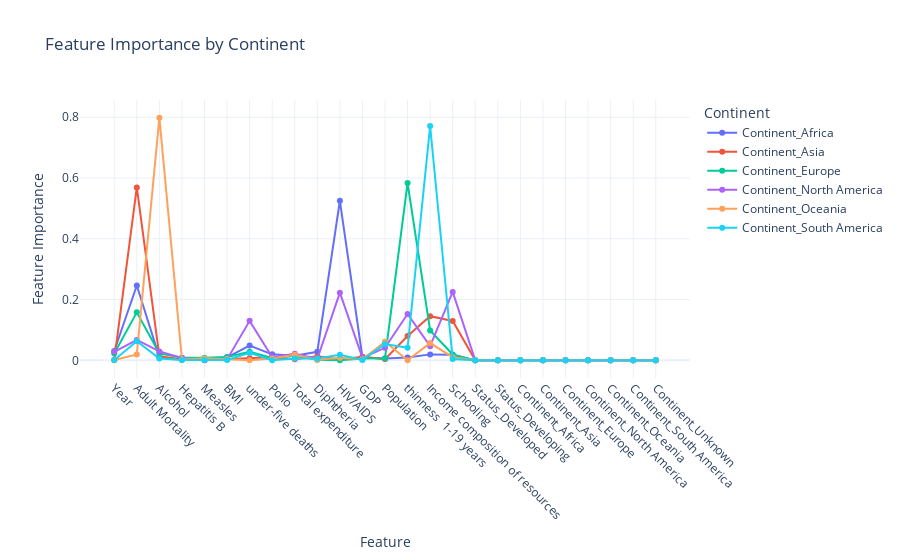

The cell this chart's notebook holds for it:
### Markdown cell above
#### Visualization of the Feature Importance by Continent

### Code cell
# Prepare the data for visualization
importance_df_melted = importance_df.melt(id_vars="Feature", var_name="Continent", value_name="Importance")

# Create an interactive Plotly line plot
fig = px.line(
    importance_df_melted,
    x="Feature",
    y="Importance",
    color="Continent",
    markers=True,
    title="Feature Importance by Continent"
)

# Update layout for better appearance
fig.update_layout(
    xaxis_title="Feature",
    yaxis_title="Feature Importance",
    xaxis=dict(tickangle=45),
    legend_title="Continent",
    template="plotly_white"
)

# Show the interactive plot
fig.show()

### Figure 1 — Plotly figure (JSON) as saved in the notebook; plotly's stock layout.template omitted (floating-point values rounded to 4 significant figures)
{"data": [{"hovertemplate": "Continent=Continent_Africa<br>Feature=%{x}<br>Importance=%{y}<extra></extra>", "legendgroup": "Continent_Africa", "line": {"color": "#636efa", "dash": "solid"}, "marker": {"symbol": "circle"}, "mode": "lines+markers", "name": "Continent_Africa", "orientation": "v", "showlegend": true, "type": "scatter", "x": ["Year", "Adult Mortality", "Alcohol", "Hepatitis B", "Measles", "BMI", "under-five deaths", "Polio", "Total expenditure", "Diphtheria", "HIV/AIDS", "GDP", "Population", "thinness  1-19 years", "Income composition of resources", "Schooling", "Status_Developed", "Status_Developing", "Continent_Africa", "Continent_Asia", "Continent_Europe", "Continent_North America", "Continent_Oceania", "Continent_South America", "Continent_Unknown"], "xaxis": "x", "y": [0.03076, 0.2462, 0.009944, 0.002255, 0.001023, 0.01, 0.04853, 0.01977, 0.01528, 0.02821, 0.5251, 0.009639, 0.005747, 0.009376, 0.01964, 0.01854, 0, 0, 0, 0, 0, 0, 0, 0, 0], "yaxis": "y"}, {"hovertemplate": "Continent=Continent_Asia<br>Feature=%{x}<br>Importance=%{y}<extra></extra>", "legendgroup": "Continent_Asia", "line": {"color": "#EF553B", "dash": "solid"}, "marker": {"symbol": "circle"}, "mode": "lines+markers", "name": "Continent_Asia", "orientation": "v", "showlegend": true, "type": "scatter", "x": ["Year", "Adult Mortality", "Alcohol", "Hepatitis B", "Measles", "BMI", "under-five deaths", "Polio", "Total expenditure", "Diphtheria", "HIV/AIDS", "GDP", "Population", "thinness  1-19 years", "Income composition of resources", "Schooling", "Status_Developed", "Status_Developing", "Continent_Africa", "Continent_Asia", "Continent_Europe", "Continent_North America", "Continent_Oceania", "Continent_South America", "Continent_Unknown"], "xaxis": "x", "y": [0.001445, 0.569, 0.01347, 0.002881, 0.001246, 0.004562, 0.007178, 0.009928, 0.003279, 0.01306, 0.002845, 0.01181, 0.004128, 0.08016, 0.1453, 0.1298, 1.727e-05, 0, 0, 0, 0, 0, 0, 0, 0], "yaxis": "y"}, {"hovertemplate": "Continent=Continent_Europe<br>Feature=%{x}<br>Importance=%{y}<extra></extra>", "legendgroup": "Continent_Europe", "line": {"color": "#00cc96", "dash": "solid"}, "marker": {"symbol": "circle"}, "mode": "lines+markers", "name": "Continent_Europe", "orientation": "v", "showlegend": true, "type": "scatter", "x": ["Year", "Adult Mortality", "Alcohol", "Hepatitis B", "Measles", "BMI", "under-five deaths", "Polio", "Total expenditure", "Diphtheria", "HIV/AIDS", "GDP", "Population", "thinness  1-19 years", "Income composition of resources", "Schooling", "Status_Developed", "Status_Developing", "Continent_Africa", "Continent_Asia", "Continent_Europe", "Continent_North America", "Continent_Oceania", "Continent_South America", "Continent_Unknown"], "xaxis": "x", "y": [0.02245, 0.1579, 0.02308, 0.008355, 0.008426, 0.01117, 0.02843, 0.007848, 0.01548, 0.002312, 2.148e-05, 0.006421, 0.00694, 0.5836, 0.09828, 0.01924, 0, 8.68e-05, 0, 0, 0, 0, 0, 0, 0], "yaxis": "y"}, {"hovertemplate": "Continent=Continent_North America<br>Feature=%{x}<br>Importance=%{y}<extra></extra>", "legendgroup": "Continent_North America", "line": {"color": "#ab63fa", "dash": "solid"}, "marker": {"symbol": "circle"}, "mode": "lines+markers", "name": "Continent_North America", "orientation": "v", "showlegend": true, "type": "scatter", "x": ["Year", "Adult Mortality", "Alcohol", "Hepatitis B", "Measles", "BMI", "under-five deaths", "Polio", "Total expenditure", "Diphtheria", "HIV/AIDS", "GDP", "Population", "thinness  1-19 years", "Income composition of resources", "Schooling", "Status_Developed", "Status_Developing", "Continent_Africa", "Continent_Asia", "Continent_Europe", "Continent_North America", "Continent_Oceania", "Continent_South America", "Continent_Unknown"], "xaxis": "x", "y": [0.02798, 0.06716, 0.02939, 0.008087, 4.353e-05, 0.003173, 0.1299, 0.01041, 0.02199, 0.005186, 0.2228, 0.008082, 0.04127, 0.1527, 0.0466, 0.2252, 0, 0, 0, 0, 0, 0, 0, 0, 0], "yaxis": "y"}, {"hovertemplate": "Continent=Continent_Oceania<br>Feature=%{x}<br>Importance=%{y}<extra></extra>", "legendgroup": "Continent_Oceania", "line": {"color": "#FFA15A", "dash": "solid"}, "marker": {"symbol": "circle"}, "mode": "lines+markers", "name": "Continent_Oceania", "orientation": "v", "showlegend": true, "type": "scatter", "x": ["Year", "Adult Mortality", "Alcohol", "Hepatitis B", "Measles", "BMI", "under-five deaths", "Polio", "Total expenditure", "Diphtheria", "HIV/AIDS", "GDP", "Population", "thinness  1-19 years", "Income composition of resources", "Schooling", "Status_Developed", "Status_Developing", "Continent_Africa", "Continent_Asia", "Continent_Europe", "Continent_North America", "Continent_Oceania", "Continent_South America", "Continent_Unknown"], "xaxis": "x", "y": [0.001086, 0.01935, 0.7986, 0.002852, 0.006616, 0.004174, 0.0006124, 0.005775, 0.01856, 0.001896, 0.008685, 0.003502, 0.06096, 0.0001506, 0.05684, 0.01034, 0, 0, 0, 0, 0, 0, 0, 0, 0], "yaxis": "y"}, {"hovertemplate": "Continent=Continent_South America<br>Feature=%{x}<br>Importance=%{y}<extra></extra>", "legendgroup": "Continent_South America", "line": {"color": "#19d3f3", "dash": "solid"}, "marker": {"symbol": "circle"}, "mode": "lines+markers", "name": "Continent_South America", "orientation": "v", "showlegend": true, "type": "scatter", "x": ["Year", "Adult Mortality", "Alcohol", "Hepatitis B", "Measles", "BMI", "under-five deaths", "Polio", "Total expenditure", "Diphtheria", "HIV/AIDS", "GDP", "Population", "thinness  1-19 years", "Income composition of resources", "Schooling", "Status_Developed", "Status_Developing", "Continent_Africa", "Continent_Asia", "Continent_Europe", "Continent_North America", "Continent_Oceania", "Continent_South America", "Continent_Unknown"], "xaxis": "x", "y": [0.001274, 0.0628, 0.00569, 0.0009648, 0.001126, 0.00135, 0.02448, 0.0004082, 0.006119, 0.006156, 0.01813, 0.001385, 0.05368, 0.04123, 0.7709, 0.004284, 0, 0, 0, 0, 0, 0, 0, 0, 0], "yaxis": "y"}], "layout": {"legend": {"title": {"text": "Continent"}, "tracegroupgap": 0}, "title": {"text": "Feature Importance by Continent"}, "xaxis": {"anchor": "y", "domain": [0, 1], "tickangle": 45, "title": {"text": "Feature"}}, "yaxis": {"anchor": "x", "domain": [0, 1], "title": {"text": "Feature Importance"}}}}
